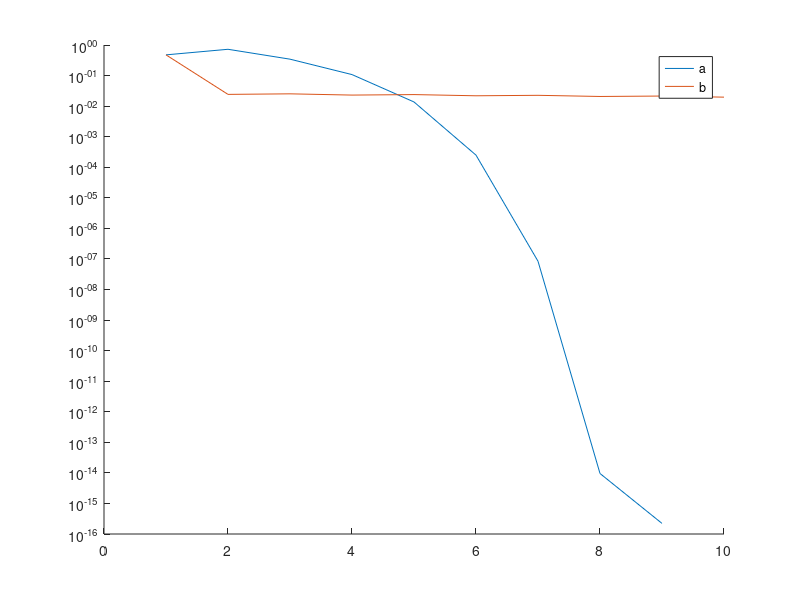

Write MATLAB code to recreate this figure.
g1 = @(x) x*(1+(7- x^5)/x^2)^3;
g2 = @(x) x - (x^5-7)/x^2;
g3 = @(x) x - (x^5-7)/(5*x^4);
g4 = @(x) x - (x^5-7)/12;

MaxIter = 10;

p0 = 1;
a = zeros(MaxIter, 1); pa = p0; a(1) = pa;
b = zeros(MaxIter, 1); pb = p0; b(1) = pb;
c = zeros(MaxIter, 1); pc = p0; c(1) = pc;
d = zeros(MaxIter, 1); pd = p0; d(1) = pd;


for i = 2:MaxIter
    pa = g1(pa); a(i) = pa;
    pb = g2(pb); b(i) = pb;
    pc = g3(pc); c(i) = pc;
    pd = g4(pd); d(i) = pd;
end

sol = 7^(1/5);
figure();
hold on;
% plot(1:MaxIter, abs(a-sol));
% plot(1:MaxIter,abs(b-sol));
plot(1:MaxIter,abs(c-sol));
plot(1:MaxIter,abs(d-sol));
legend('a', 'b', 'c', 'd');
 set(gca, 'YScale', 'log')